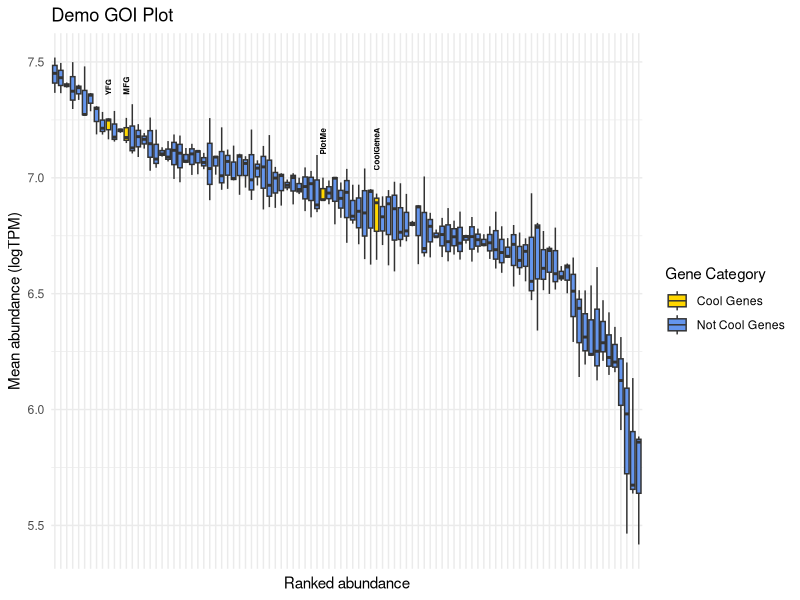

The R script that drew this image:
# function to draw box plots of TPM measurements ordered by abundance
# while labeling genes of interest subset

library(tidyverse)


# Function for box plot, takes TPM data frame with gene IDs as row names 
#    and table for GOI name IDs with Gene.Name and spp ID columns
plot.abundance.labelGOI <- function(DF.TPM, DF.GOI.NAMES, 
                                    TITLE = NULL, GOI_LAB = "Genes Of Interest",
                                    LOGTPM = TRUE){
  
  # take logTPM unless specified
  if(LOGTPM){ 
    DF.TPM <- log(DF.TPM + 0.1)
    TPMlab = "logTPM"
  } else {
    TPMlab = "TPM"
  }
  
  # meanTPMs for ordering 
  meanTPM <- rowMeans(DF.TPM)
  
  # pivot df to long form
  DF.TPM$GeneIDs <- rownames(DF.TPM)
  DF.long <- DF.TPM %>% gather(key = rep, value = TPMval, -GeneIDs)
  
  # Formatting GOI names table
  # make sure GOI name dataframe has Gene.Name as first column
  GOI_names <- DF.GOI.NAMES %>% select(Gene.Name, everything())
  # standardize column names
  colnames(GOI_names) <- c("Gene.Name", "GeneIDs")
  # remove NAs
  GOI_names <- GOI_names[!is.na(GOI_names$GeneIDs),]
  
  # Label which SPFs are GOIs in long data frame and format name and display order
  DF.long$GOI <- is.element(DF.long$GeneIDs, GOI_names$GeneIDs)
  DF.long$GOI[DF.long$GOI] = GOI_LAB
  DF.long$GOI[!is.element(DF.long$GeneIDs, GOI_names$GeneIDs)] = paste("Not", GOI_LAB, sep = " ")
  DF.long$GOI <- factor(DF.long$GOI, levels = c(GOI_LAB, paste("Not", GOI_LAB, sep = " ")))
  
  # Build data table for GOI gene name label positions
  GOI_labels <- DF.long[DF.long$GOI == GOI_LAB,] %>% 
    group_by(GeneIDs) %>% 
    summarise(ypos = max(TPMval) + 0.1) %>%
    inner_join(., GOI_names)
  GOI_labels$GOI = GOI_LAB
  
  # call boxplot from long form df
  ggplot(DF.long, aes(x = factor(GeneIDs, levels = names(meanTPM[order(-meanTPM)])), 
                      y = TPMval, fill = GOI)) + 
    geom_boxplot() + 
    theme_minimal() +
    scale_fill_manual(values = c("gold", "cornflowerblue")) +
    ggtitle(TITLE) +
    labs(fill = "Gene Category") +
    xlab("Ranked abundance") +
    ylab(paste("Mean abundance (", TPMlab, ")", sep = "")) +
    theme(axis.text.x = element_blank()) +
    geom_text(data = GOI_labels, aes(label = Gene.Name, y = ypos),
              show.legend = FALSE,
              angle = 90, size = 2, hjust = "left", fontface = "bold")
  
}

# Make some example data for demo
set.seed(46)
random.TPMs.baseline <- rnorm(n = 99, mean = 1000, sd = 300)

EX_TPM <- data.frame(rep1 = random.TPMs.baseline + rnorm(n = 99, mean = 0, sd = 100),
                     rep2 = random.TPMs.baseline + rnorm(n = 99, mean = 0, sd = 110),
                     rep3 = random.TPMs.baseline + rnorm(n = 99, mean = 0, sd = 90),
                     row.names = paste("Gene", sprintf("%02d", 1:99), sep = "_"))

EX_GOI <- data.frame(Gene.Name = c("CoolGeneA", "MFG", "YFG", "PlotMe"),
                     Gene.ID = c("Gene_14", "Gene_67", "Gene_04", "Gene_23"))

plot.abundance.labelGOI(EX_TPM, EX_GOI, 
                        TITLE = "Demo GOI Plot",
                        GOI_LAB = "Cool Genes")
